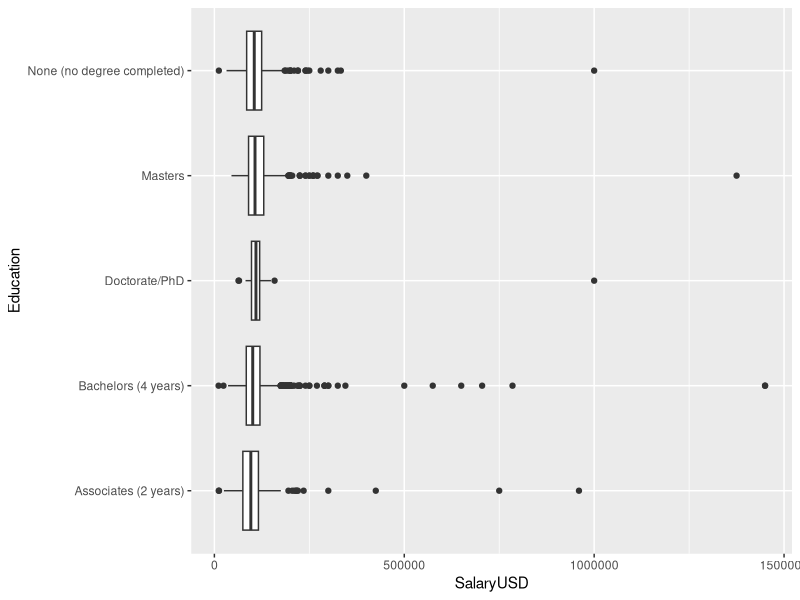
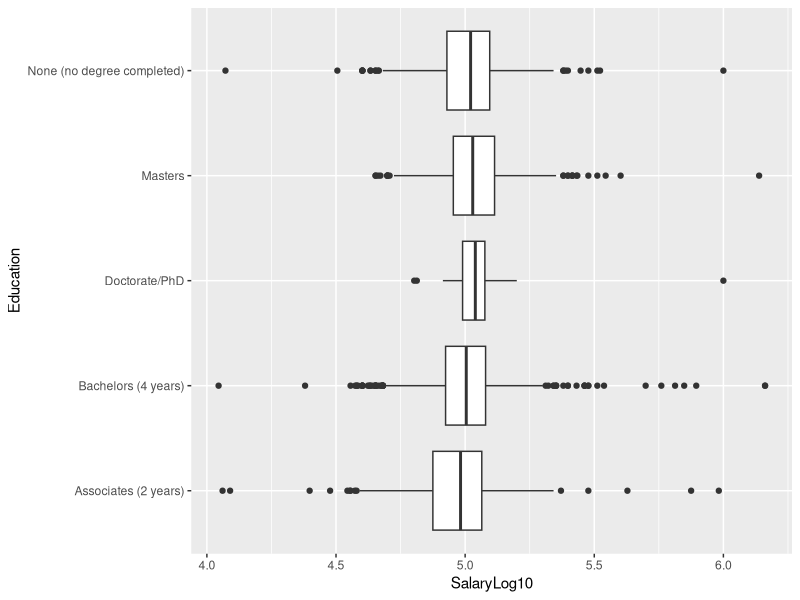
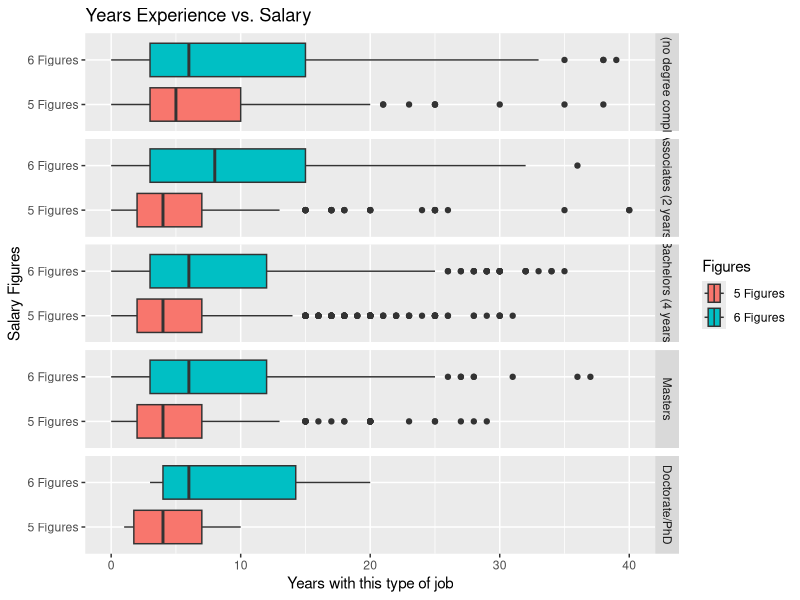

Reproduce these figures in R, in order.
## ---- chunk 1
knitr::opts_chunk$set(
  message = FALSE,
  out.width = "50%"
)
## ---- chunk 2
library(tidyverse)
library(readxl)

survey <- read_xlsx(path = "data/salary_survey.xlsx")
## ---- chunk 3
survey_sub <- survey %>%
  dplyr::select(`Survey Year`, Country, PrimaryDatabase, SalaryUSD, YearsWithThisDatabase, YearsWithThisTypeOfJob, Education)
## ---- chunk 4

survey_sub <- survey_sub %>%
  dplyr::filter(
    YearsWithThisDatabase <= 50,

    # Same for the following:
    YearsWithThisTypeOfJob <= 50,

    # We're only interested in the U.S.
    Country == "United States",

    # We want to filter out "missing values"
    Education != "Not Asked",

    # Some respondents put in their hourly wage rather than their yearly salary;
    # it's doubtful that anyone only makes $13 USD per year working in this kind
    # of job!

    SalaryUSD > 1000
  )
## ---- chunk 5
survey_sub %>%
  ggplot(aes(y = Education, x = SalaryUSD)) +
  geom_boxplot()
## ---- chunk 6
survey_sub <- survey_sub %>%
  mutate(
    SalaryLog10 = log10(SalaryUSD)
  )


# We'll pop this back into our boxplots...
survey_sub %>%
  ggplot(aes(y = Education, x = SalaryLog10)) +
  geom_boxplot()
## ---- chunk 7
survey_sub$Education <-
  factor(
    survey_sub$Education,

    # We set this argument to TRUE when the order of our factor matters, or if
    # we intend to compare the "amount" of education (a PhD is a greater
    # "amount" of education than a Bachelors, for example.)
    ordered = TRUE,

    # The `levels` argument requests a character vector of the different factor
    # levels in the dataset, and the order we want them to be in.
    levels = c(
      "None (no degree completed)",
      "Associates (2 years)",
      "Bachelors (4 years)",
      "Masters",
      "Doctorate/PhD"
    )
  )


summary(survey_sub)
## ---- chunk 8
factors <-
  # The `cut()` function takes a character vector and "cuts" it into a factor,
  # by looking at values that fall within each break. Think of it as plotting a
  # histogram with a certain number of bins, and assigning each of those bins as
  # a factor level.
  cut(
    survey_sub$SalaryLog10,
    breaks = c(4, 5, 6, 7),
    labels = c("5 Figures", "6 Figures", "7 Figures")
  )

survey_sub$SalaryFigs <- factors

summary(survey_sub)
## ---- chunk 9
survey_clean <- survey_sub %>%
  # We're not interested in these columns, so we can exclude them with a "-"
  dplyr::select(-PrimaryDatabase, -Country, SalaryLog10) %>%
  # Likewise, we want to ignore the cases where the salary is 7 figures, so we set our filter criterion to the observations where SalaryFigs is not (!= represents "is not") "7 Figures".
  dplyr::filter(SalaryFigs != "7 Figures") %>%
  # Even though we filtered out the cases of 7-figure salaries, the "7 Figures"
  # level still exists within our data. We use the `droplevels()` function to
  # remove unused factor levels. Nothing actually changes about our data itself,
  # but it helps keep our results tidy.
  droplevels()


summary(survey_clean)
## ---- chunk 10
survey_clean %>%
  ggplot(aes(x = YearsWithThisTypeOfJob, y = SalaryFigs, fill = SalaryFigs)) +
  geom_boxplot() +
  facet_grid(rows = vars(Education)) +
  labs(
    x = "Years with this type of job",
    y = "Salary Figures",
    title = "Years Experience vs. Salary",
    fill = "Figures"
  )
